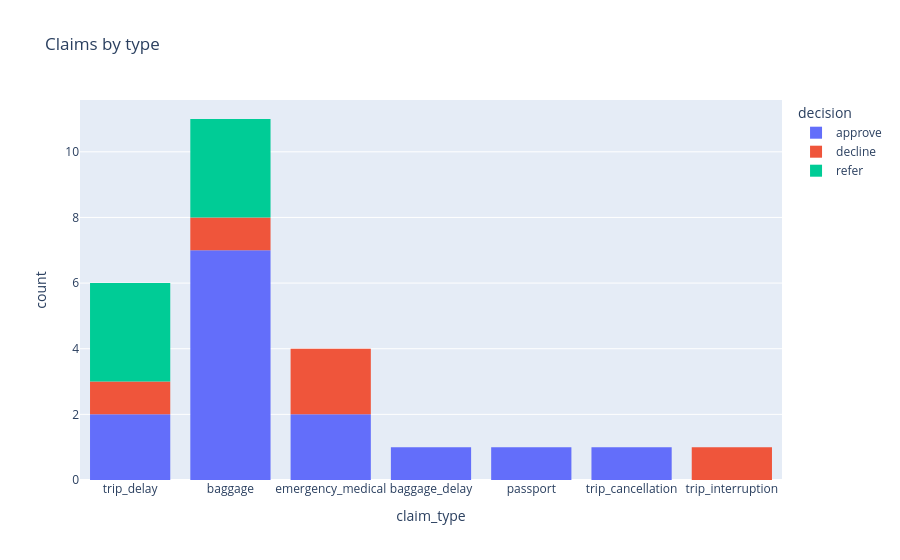

Source (notebook cell):
### Code cell
# Compare handler decisions across claim categories.
fig = px.histogram(data, 
                   x='claim_type',
                   color='decision',
                   title='Claims by type')
fig.show()

### Figure 1 — Plotly figure (JSON) as saved in the notebook; plotly's stock layout.template omitted (floating-point values rounded to 4 significant figures)
{"data": [{"bingroup": "x", "hovertemplate": "decision=approve<br>claim_type=%{x}<br>count=%{y}<extra></extra>", "legendgroup": "approve", "marker": {"color": "#636efa", "pattern": {"shape": ""}}, "name": "approve", "orientation": "v", "showlegend": true, "type": "histogram", "x": ["trip_delay", "baggage", "emergency_medical", "baggage_delay", "passport", "emergency_medical", "baggage", "trip_cancellation", "baggage", "baggage", "baggage", "baggage", "baggage", "trip_delay"], "xaxis": "x", "yaxis": "y"}, {"bingroup": "x", "hovertemplate": "decision=decline<br>claim_type=%{x}<br>count=%{y}<extra></extra>", "legendgroup": "decline", "marker": {"color": "#EF553B", "pattern": {"shape": ""}}, "name": "decline", "orientation": "v", "showlegend": true, "type": "histogram", "x": ["emergency_medical", "baggage", "trip_delay", "trip_interruption", "emergency_medical"], "xaxis": "x", "yaxis": "y"}, {"bingroup": "x", "hovertemplate": "decision=refer<br>claim_type=%{x}<br>count=%{y}<extra></extra>", "legendgroup": "refer", "marker": {"color": "#00cc96", "pattern": {"shape": ""}}, "name": "refer", "orientation": "v", "showlegend": true, "type": "histogram", "x": ["baggage", "baggage", "trip_delay", "trip_delay", "baggage", "trip_delay"], "xaxis": "x", "yaxis": "y"}], "layout": {"barmode": "relative", "legend": {"title": {"text": "decision"}, "tracegroupgap": 0}, "title": {"text": "Claims by type"}, "xaxis": {"anchor": "y", "domain": [0, 1], "title": {"text": "claim_type"}}, "yaxis": {"anchor": "x", "domain": [0, 1], "title": {"text": "count"}}}}
